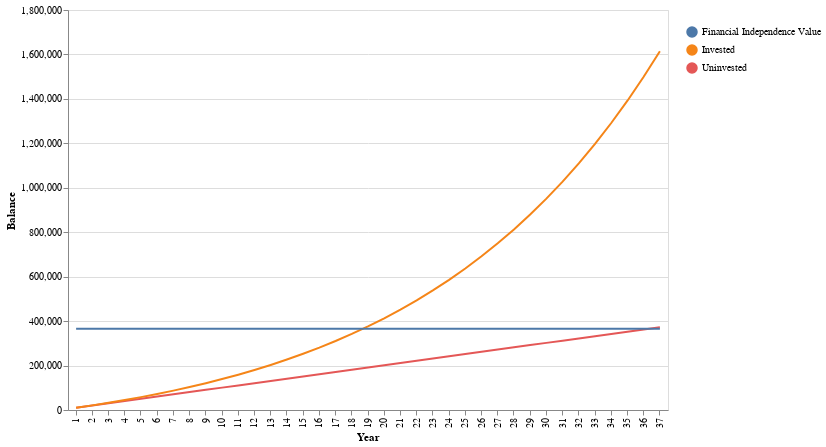

Notebook code for this chart:
### Markdown cell above
## Financial Independence

When you work you give up your time in exchange for money.

When you save and invest, you give up what you could buy now in exchange for financial security.

As shown earlier, the power of compound interest is what makes this deal attractive.

Every bit of wealth gains you more autonomy, and if you save and invest enough, you can become completely financially independent.

This means you have enough wealth that the interest it earns covers your cost of living.

It means you can no longer be forced to work out of necessity.

It means you can focus on what's important to you. Whether that's your family, your hobbies or even continuing a career, but on your own terms.

This is true "F*** You" money.

The rule of thumb for calculating FU money, is to multiply your cost of living by 25.

<details><summary>Explanation</summary>
The authors of the "Trinity Study" investigated what percentage of their assets a retiree could withdraw every year for 30 years, without becoming bankrupt.<br/>
Looking at the data for 30 years retirements spanning the years 1925-1995 they found this value fluctuated between 4% and 8.5%.<br/>
If your wealth equals 25 times your cost of living, then withdrawing 4% of your wealth will cover your expenditure.<br/>
Note: If you landed on a lucky year and could safely withdraw 8.5% of your wealth, then you only need 11.76 times your expenditure, not 25 times, but you wouldn't know this until the years had passed.
</details>

Lets take an example of Jill. Jill earns the UK average of £15.38 per hour and works the UK average of 37 hours per week.

She has been good at controlling her expenditure, and spends what would be her take home pay if she earned minimum wage.

This means savings of ~£10k per year and cost of living of ~£14.6k a year, for a savings rate of ~40%.

The average working life in the EU is 36 years.

If Jill didn't invest she could only reach FU money as she retired.

But thanks to investing Jill has many choices.

- She could carry on working the same job and retire with £1.6 million instead of £370k
- She could enjoy retirement a whole 18 years earlier than planned
- She could work for only 10 years then switch to part time work

Her investments give her opportunities to control her life.

### Code cell
#hide-input
legend = ' '
sheet = median_earner_investing_for_financial_independence(legend)
chart = create_line_chart(sheet, 'Year', 'Balance', legend)
chart.display()

### Figure 1 — Vega-Lite specification as saved in the notebook (floating-point values rounded to 4 significant figures)
{"config": {"view": {"continuousWidth": 400, "continuousHeight": 300}}, "layer": [{"mark": "line", "encoding": {"color": {"type": "nominal", "field": " "}, "x": {"type": "ordinal", "field": "Year"}, "y": {"type": "quantitative", "field": "Balance"}}}, {"mark": {"type": "rule", "color": "#aaa"}, "encoding": {"x": {"type": "ordinal", "field": "Year"}}, "transform": [{"filter": {"selection": "selector004"}}]}, {"mark": "circle", "encoding": {"color": {"type": "nominal", "field": " "}, "opacity": {"condition": {"value": 1, "selection": "selector004"}, "value": 0}, "x": {"type": "ordinal", "field": "Year"}, "y": {"type": "quantitative", "field": "Balance"}}, "selection": {"selector004": {"type": "single", "encodings": ["x"], "on": "mouseover", "nearest": true, "empty": "none"}}}, {"mark": {"type": "text", "align": "left", "dx": 5, "dy": -5, "stroke": "white", "strokeWidth": 2}, "encoding": {"color": {"type": "nominal", "field": " "}, "text": {"type": "quantitative", "field": "Balance", "format": ",.2r"}, "x": {"type": "ordinal", "field": "Year"}, "y": {"type": "quantitative", "field": "Balance"}}, "transform": [{"filter": {"selection": "selector004"}}]}, {"mark": {"type": "text", "align": "left", "dx": 5, "dy": -5}, "encoding": {"color": {"type": "nominal", "field": " "}, "text": {"type": "quantitative", "field": "Balance", "format": ",.2r"}, "x": {"type": "ordinal", "field": "Year"}, "y": {"type": "quantitative", "field": "Balance"}}, "transform": [{"filter": {"selection": "selector004"}}]}], "data": {"name": "data-82c236837ef1fc68b8f0e47d52836a23"}, "height": 400, "width": 600, "$schema": "https://vega.github.io/schema/vega-lite/v4.8.1.json", "datasets": {"data-82c236837ef1fc68b8f0e47d52836a23": [{"Year": 1, "Balance": 10070.0, " ": "Uninvested"}, {"Year": 2, "Balance": 20140.0, " ": "Uninvested"}, {"Year": 3, "Balance": 30210.0, " ": "Uninvested"}, {"Year": 4, "Balance": 40280.0, " ": "Uninvested"}, {"Year": 5, "Balance": 50340.0, " ": "Uninvested"}, {"Year": 6, "Balance": 60410.0, " ": "Uninvested"}, {"Year": 7, "Balance": 70480.0, " ": "Uninvested"}, {"Year": 8, "Balance": 80550.0, " ": "Uninvested"}, {"Year": 9, "Balance": 90620.0, " ": "Uninvested"}, {"Year": 10, "Balance": 100700.0, " ": "Uninvested"}, {"Year": 11, "Balance": 110800.0, " ": "Uninvested"}, {"Year": 12, "Balance": 120800.0, " ": "Uninvested"}, {"Year": 13, "Balance": 130900.0, " ": "Uninvested"}, {"Year": 14, "Balance": 141000.0, " ": "Uninvested"}, {"Year": 15, "Balance": 151000.0, " ": "Uninvested"}, {"Year": 16, "Balance": 161100.0, " ": "Uninvested"}, {"Year": 17, "Balance": 171200.0, " ": "Uninvested"}, {"Year": 18, "Balance": 181200.0, " ": "Uninvested"}, {"Year": 19, "Balance": 191300.0, " ": "Uninvested"}, {"Year": 20, "Balance": 201400.0, " ": "Uninvested"}, {"Year": 21, "Balance": 211400.0, " ": "Uninvested"}, {"Year": 22, "Balance": 221500.0, " ": "Uninvested"}, {"Year": 23, "Balance": 231600.0, " ": "Uninvested"}, {"Year": 24, "Balance": 241700.0, " ": "Uninvested"}, {"Year": 25, "Balance": 251700.0, " ": "Uninvested"}, {"Year": 26, "Balance": 261800.0, " ": "Uninvested"}, {"Year": 27, "Balance": 271900.0, " ": "Uninvested"}, {"Year": 28, "Balance": 281900.0, " ": "Uninvested"}, {"Year": 29, "Balance": 292000.0, " ": "Uninvested"}, {"Year": 30, "Balance": 302100.0, " ": "Uninvested"}, {"Year": 31, "Balance": 312100.0, " ": "Uninvested"}, {"Year": 32, "Balance": 322200.0, " ": "Uninvested"}, {"Year": 33, "Balance": 332300.0, " ": "Uninvested"}, {"Year": 34, "Balance": 342300.0, " ": "Uninvested"}, {"Year": 35, "Balance": 352400.0, " ": "Uninvested"}, {"Year": 36, "Balance": 362500.0, " ": "Uninvested"}, {"Year": 37, "Balance": 372600.0, " ": "Uninvested"}, {"Year": 1, "Balance": 10070.0, " ": "Invested"}, {"Year": 2, "Balance": 20840.0, " ": "Invested"}, {"Year": 3, "Balance": 32370.0, " ": "Invested"}, {"Year": 4, "Balance": 44710.0, " ": "Invested"}, {"Year": 5, "Balance": 57900.0, " ": "Invested"}, {"Year": 6, "Balance": 72030.0, " ": "Invested"}, {"Year": 7, "Balance": 87140.0, " ": "Invested"}, {"Year": 8, "Balance": 103300.0, " ": "Invested"}, {"Year": 9, "Balance": 120600.0, " ": "Invested"}, {"Year": 10, "Balance": 139100.0, " ": "Invested"}, {"Year": 11, "Balance": 158900.0, " ": "Invested"}, {"Year": 12, "Balance": 180100.0, " ": "Invested"}, {"Year": 13, "Balance": 202800.0, " ": "Invested"}, {"Year": 14, "Balance": 227100.0, " ": "Invested"}, {"Year": 15, "Balance": 253000.0, " ": "Invested"}, {"Year": 16, "Balance": 280800.0, " ": "Invested"}, {"Year": 17, "Balance": 310500.0, " ": "Invested"}, {"Year": 18, "Balance": 342300.0, " ": "Invested"}, {"Year": 19, "Balance": 376400.0, " ": "Invested"}, {"Year": 20, "Balance": 412800.0, " ": "Invested"}, {"Year": 21, "Balance": 451700.0, " ": "Invested"}, {"Year": 22, "Balance": 493400.0, " ": "Invested"}, {"Year": 23, "Balance": 538000.0, " ": "Invested"}, {"Year": 24, "Balance": 585800.0, " ": "Invested"}, {"Year": 25, "Balance": 636900.0, " ": "Invested"}, {"Year": 26, "Balance": 691500.0, " ": "Invested"}, {"Year": 27, "Balance": 750000.0, " ": "Invested"}, {"Year": 28, "Balance": 812500.0, " ": "Invested"}, {"Year": 29, "Balance": 879500.0, " ": "Invested"}, {"Year": 30, "Balance": 951100.0, " ": "Invested"}, {"Year": 31, "Balance": 1028000.0, " ": "Invested"}, {"Year": 32, "Balance": 1110000.0, " ": "Invested"}, {"Year": 33, "Balance": 1198000.0, " ": "Invested"}, {"Year": 34, "Balance": 1291000.0, " ": "Invested"}, {"Year": 35, "Balance": 1392000.0, " ": "Invested"}, {"Year": 36, "Balance": 1499000.0, " ": "Invested"}, {"Year": 37, "Balance": 1614000.0, " ": "Invested"}, {"Year": 1, "Balance": 365700.0, " ": "Financial Independence Value"}, {"Year": 2, "Balance": 365700.0, " ": "Financial Independence Value"}, {"Year": 3, "Balance": 365700.0, " ": "Financial Independence Value"}, {"Year": 4, "Balance": 365700.0, " ": "Financial Independence Value"}, {"Year": 5, "Balance": 365700.0, " ": "Financial Independence Value"}, {"Year": 6, "Balance": 365700.0, " ": "Financial Independence Value"}, {"Year": 7, "Balance": 365700.0, " ": "Financial Independence Value"}, {"Year": 8, "Balance": 365700.0, " ": "Financial Independence Value"}, {"Year": 9, "Balance": 365700.0, " ": "Financial Independence Value"}, {"Year": 10, "Balance": 365700.0, " ": "Financial Independence Value"}, {"Year": 11, "Balance": 365700.0, " ": "Financial Independence Value"}, {"Year": 12, "Balance": 365700.0, " ": "Financial Independence Value"}, {"Year": 13, "Balance": 365700.0, " ": "Financial Independence Value"}, {"Year": 14, "Balance": 365700.0, " ": "Financial Independence Value"}, {"Year": 15, "Balance": 365700.0, " ": "Financial Independence Value"}, {"Year": 16, "Balance": 365700.0, " ": "Financial Independence Value"}, {"Year": 17, "Balance": 365700.0, " ": "Financial Independence Value"}, {"Year": 18, "Balance": 365700.0, " ": "Financial Independence Value"}, {"Year": 19, "Balance": 365700.0, " ": "Financial Independence Value"}, {"Year": 20, "Balance": 365700.0, " ": "Financial Independence Value"}, {"Year": 21, "Balance": 365700.0, " ": "Financial Independence Value"}, {"Year": 22, "Balance": 365700.0, " ": "Financial Independence Value"}, {"Year": 23, "Balance": 365700.0, " ": "Financial Independence Value"}, {"Year": 24, "Balance": 365700.0, " ": "Financial Independence Value"}, {"Year": 25, "Balance": 365700.0, " ": "Financial Independence Value"}, {"Year": 26, "Balance": 365700.0, " ": "Financial Independence Value"}, {"Year": 27, "Balance": 365700.0, " ": "Financial Independence Value"}, {"Year": 28, "Balance": 365700.0, " ": "Financial Independence Value"}, {"Year": 29, "Balance": 365700.0, " ": "Financial Independence Value"}, {"Year": 30, "Balance": 365700.0, " ": "Financial Independence Value"}, {"Year": 31, "Balance": 365700.0, " ": "Financial Independence Value"}, {"Year": 32, "Balance": 365700.0, " ": "Financial Independence Value"}, {"Year": 33, "Balance": 365700.0, " ": "Financial Independence Value"}, {"Year": 34, "Balance": 365700.0, " ": "Financial Independence Value"}, {"Year": 35, "Balance": 365700.0, " ": "Financial Independence Value"}, {"Year": 36, "Balance": 365700.0, " ": "Financial Independence Value"}, {"Year": 37, "Balance": 365700.0, " ": "Financial Independence Value"}]}}
